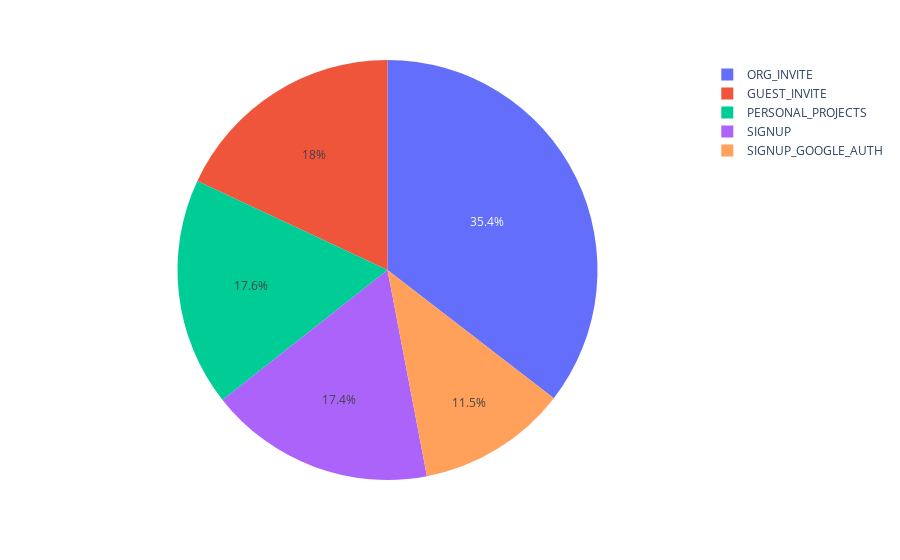

Here is the notebook cell this chart was saved with:
### Markdown cell above
We will first look at how users have signed up for the product.This will potentially give us what channels might be effective for user signup

### Code cell
fig = px.pie(df_user,names=df_user.creation_source)
fig.show()

### Figure 1 — Plotly figure (JSON) as saved in the notebook; plotly's stock layout.template omitted (floating-point values rounded to 4 significant figures; data arrays with more than 128 entries replaced by an {"elided": "..."} marker saying what was removed)
{"data": [{"domain": {"x": [0, 1], "y": [0, 1]}, "hoverlabel": {"namelength": 0}, "hovertemplate": "creation_source=%{label}", "labels": {"elided": "12000 str values"}, "legendgroup": "", "name": "", "showlegend": true, "type": "pie"}], "layout": {"legend": {"tracegroupgap": 0}, "margin": {"t": 60}}}
